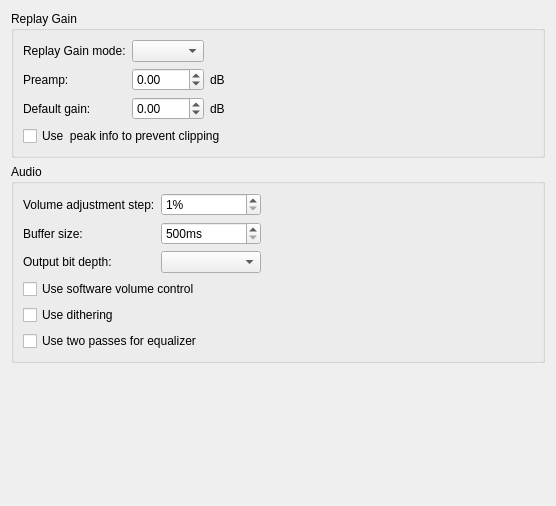
      <widget class="QWidget" name="audio">
       <layout class="QVBoxLayout" name="verticalLayout_7">
        <item>
         <widget class="QGroupBox" name="groupBox_10">
          <property name="title">
           <string>Replay Gain</string>
          </property>
          <layout class="QGridLayout" name="gridLayout_7">
           <item row="1" column="0">
            <widget class="QLabel" name="label_14">
             <property name="text">
              <string>Replay Gain mode:</string>
             </property>
            </widget>
           </item>
           <item row="1" column="1">
            <widget class="QComboBox" name="replayGainModeComboBox">
             <property name="sizePolicy">
              <sizepolicy hsizetype="Minimum" vsizetype="Fixed">
               <horstretch>0</horstretch>
               <verstretch>0</verstretch>
              </sizepolicy>
             </property>
            </widget>
           </item>
           <item row="2" column="0">
            <widget class="QLabel" name="label_15">
             <property name="text">
              <string>Preamp:</string>
             </property>
            </widget>
           </item>
           <item row="2" column="1">
            <widget class="QDoubleSpinBox" name="preampDoubleSpinBox">
             <property name="sizePolicy">
              <sizepolicy hsizetype="Minimum" vsizetype="Fixed">
               <horstretch>0</horstretch>
               <verstretch>0</verstretch>
              </sizepolicy>
             </property>
             <property name="minimum">
              <double>-15.000000000000000</double>
             </property>
             <property name="maximum">
              <double>15.000000000000000</double>
             </property>
             <property name="singleStep">
              <double>0.010000000000000</double>
             </property>
            </widget>
           </item>
           <item row="2" column="2">
            <widget class="QLabel" name="label_17">
             <property name="sizePolicy">
              <sizepolicy hsizetype="Expanding" vsizetype="Preferred">
               <horstretch>0</horstretch>
               <verstretch>0</verstretch>
              </sizepolicy>
             </property>
             <property name="text">
              <string>dB</string>
             </property>
            </widget>
           </item>
           <item row="3" column="0">
            <widget class="QLabel" name="label_16">
             <property name="sizePolicy">
              <sizepolicy hsizetype="Preferred" vsizetype="Preferred">
               <horstretch>0</horstretch>
               <verstretch>0</verstretch>
              </sizepolicy>
             </property>
             <property name="text">
              <string>Default gain:</string>
             </property>
            </widget>
           </item>
           <item row="3" column="1">
            <widget class="QDoubleSpinBox" name="defaultGainDoubleSpinBox">
             <property name="sizePolicy">
              <sizepolicy hsizetype="Minimum" vsizetype="Fixed">
               <horstretch>0</horstretch>
               <verstretch>0</verstretch>
              </sizepolicy>
             </property>
             <property name="minimum">
              <double>-15.000000000000000</double>
             </property>
             <property name="maximum">
              <double>15.000000000000000</double>
             </property>
             <property name="singleStep">
              <double>0.010000000000000</double>
             </property>
            </widget>
           </item>
           <item row="3" column="2">
            <widget class="QLabel" name="label_18">
             <property name="sizePolicy">
              <sizepolicy hsizetype="Expanding" vsizetype="Preferred">
               <horstretch>0</horstretch>
               <verstretch>0</verstretch>
              </sizepolicy>
             </property>
             <property name="text">
              <string>dB</string>
             </property>
            </widget>
           </item>
           <item row="1" column="2">
            <spacer name="horizontalSpacer_4">
             <property name="orientation">
              <enum>Qt::Horizontal</enum>
             </property>
             <property name="sizeHint" stdset="0">
              <size>
               <width>40</width>
               <height>20</height>
              </size>
             </property>
            </spacer>
           </item>
           <item row="4" column="0" colspan="3">
            <widget class="QCheckBox" name="clippingCheckBox">
             <property name="text">
              <string>Use  peak info to prevent clipping</string>
             </property>
            </widget>
           </item>
          </layout>
         </widget>
        </item>
        <item>
         <widget class="QGroupBox" name="groupBox_11">
          <property name="title">
           <string>Audio</string>
          </property>
          <layout class="QGridLayout" name="gridLayout3">
           <item row="1" column="0">
            <widget class="QLabel" name="label_20">
             <property name="text">
              <string>Buffer size:</string>
             </property>
            </widget>
           </item>
           <item row="4" column="0" colspan="3">
            <widget class="QCheckBox" name="ditheringCheckBox">
             <property name="text">
              <string>Use dithering</string>
             </property>
            </widget>
           </item>
           <item row="1" column="1">
            <widget class="QSpinBox" name="bufferSizeSpinBox">
             <property name="sizePolicy">
              <sizepolicy hsizetype="Preferred" vsizetype="Fixed">
               <horstretch>0</horstretch>
               <verstretch>0</verstretch>
              </sizepolicy>
             </property>
             <property name="minimumSize">
              <size>
               <width>80</width>
               <height>0</height>
              </size>
             </property>
             <property name="suffix">
              <string>ms</string>
             </property>
             <property name="minimum">
              <number>500</number>
             </property>
             <property name="maximum">
              <number>6000</number>
             </property>
             <property name="singleStep">
              <number>50</number>
             </property>
            </widget>
           </item>
           <item row="0" column="0">
            <widget class="QLabel" name="label_9">
             <property name="text">
              <string>Volume adjustment step:</string>
             </property>
            </widget>
           </item>
           <item row="2" column="1">
            <widget class="QComboBox" name="bitDepthComboBox">
             <property name="minimumSize">
              <size>
               <width>100</width>
               <height>0</height>
              </size>
             </property>
            </widget>
           </item>
           <item row="3" column="0" colspan="3">
            <widget class="QCheckBox" name="softVolumeCheckBox">
             <property name="text">
              <string>Use software volume control</string>
             </property>
            </widget>
           </item>
           <item row="2" column="0">
            <widget class="QLabel" name="label_4">
             <property name="text">
              <string>Output bit depth:</string>
             </property>
            </widget>
           </item>
           <item row="0" column="2" rowspan="3">
            <spacer name="horizontalSpacer_6">
             <property name="orientation">
              <enum>Qt::Horizontal</enum>
             </property>
             <property name="sizeHint" stdset="0">
              <size>
               <width>266</width>
               <height>20</height>
              </size>
             </property>
            </spacer>
           </item>
           <item row="0" column="1">
            <widget class="QSpinBox" name="volumeStepSpinBox">
             <property name="suffix">
              <string notr="true">%</string>
             </property>
             <property name="minimum">
              <number>1</number>
             </property>
             <property name="maximum">
              <number>20</number>
             </property>
            </widget>
           </item>
           <item row="5" column="0" colspan="3">
            <widget class="QCheckBox" name="twoPassEqCheckBox">
             <property name="text">
              <string>Use two passes for equalizer</string>
             </property>
            </widget>
           </item>
          </layout>
         </widget>
        </item>
        <item>
         <spacer name="verticalSpacer_2">
          <property name="orientation">
           <enum>Qt::Vertical</enum>
          </property>
          <property name="sizeHint" stdset="0">
           <size>
            <width>20</width>
            <height>132</height>
           </size>
          </property>
         </spacer>
        </item>
       </layout>
      </widget>
